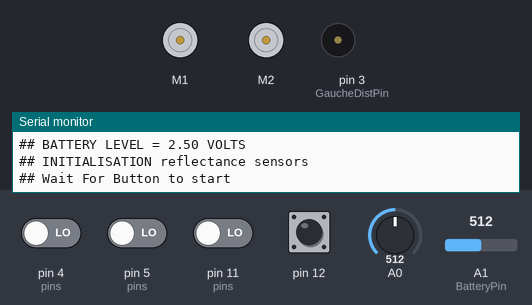
Simulated run of this sketch. Board: Arduino Uno, built with avr-gcc and run on an emulated ATmega328P. On the bench: 2 × DC motor (green arrow = forward, orange = backward, longer = faster), buzzer (waves = sounding), the last lines printed to the serial monitor. The test bench sets the inputs (shaded band); at power-on: pin 12 HIGH, pin 4 (pins), pin 5 (pins), pin 11 (pins) LOW, A0 = 512, A1 (BatteryPin) = 512.

Above: at 2.8 s.
2.9 s: pin 12 pulled LOW for 0.15 s
At 4.1 s:
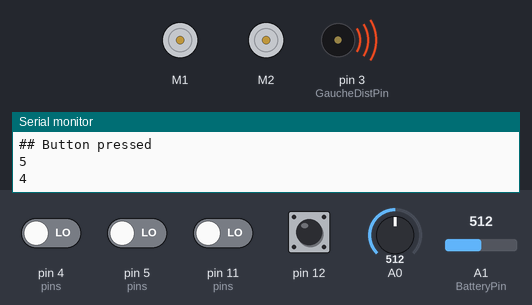
6.0 s: pin 4 (pins) driven HIGH
At 8.1 s:
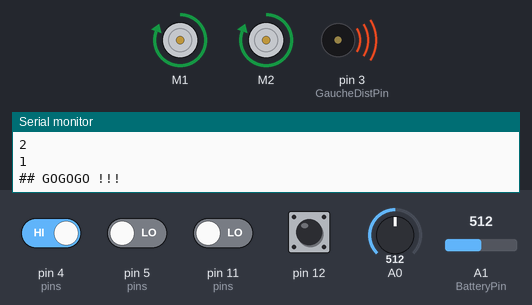
9.0 s: A0 set to 236
At 9.83 s:
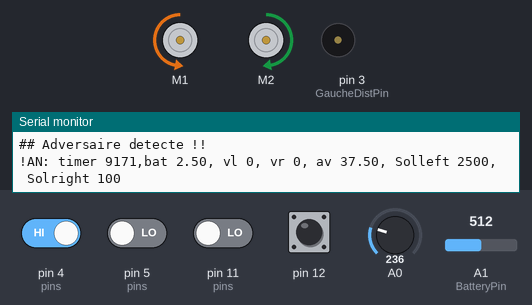
12.0 s: A0 set to 213
14.1 s: A0 set to 240
At 14.34 s:
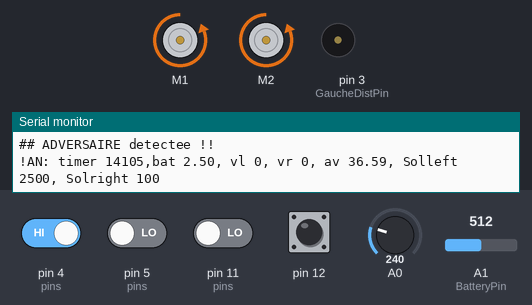
17.1 s: pin 12 pulled LOW for 1 s
Timing chart, 0 to 20.1 s (numbered marks = the images above; inputs shaded):
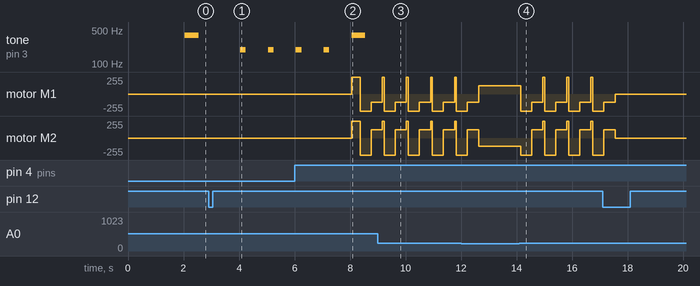

Measured:
- after the input at 2.9 s, tone on pin 3 (GaucheDistPin): alternates 195 Hz for 0.20 s and silent for 0.80 s, starting after 1.2 s
- after the input at 14.1 s, motor M1: forward 127/255 → backward 255/255 at once, then repeats every 0.87 s: backward 127/255 0.40 s, forward 255/255 0.06 s, backward 255/255 0.40 s; motor M2: backward 127/255 → backward 255/255 at once, then repeats every 0.87 s: forward 127/255 0.40 s, forward 255/255 0.06 s, backward 255/255 0.40 s
- by itself, motor M1: repeats every 0.87 s: backward 255/255 0.40 s, backward 127/255 0.40 s, forward 255/255 0.06 s
- by itself, motor M2: repeats every 0.87 s: backward 255/255 0.40 s, forward 127/255 0.40 s, forward 255/255 0.06 s

The sketch:

Zumo2CompetArduino.ino
```cpp
//A FAIRE
//- interruption sur les capteurs de reflectance      ??
//- sil ne detecte rien sur un tour, avancer un peu
//-regler les seuil de reflectance en dur             OK


#include <Wire.h>
#include <ZumoBuzzer.h>
#include <ZumoMotors.h>
#include <Pushbutton.h>
#include <QTRSensors.h>
#include <ZumoReflectanceSensorArray.h>
#define LED 13
float A=6000;
float B=76;
int BatteryPin = 1;
float batterylevel = 0.0;
float BatterySeuil = 3.0;

// these might need to be tuned for different motor types
#define REVERSE_SPEED     400 // 0 is stopped, 400 is full speed
#define TURN_SPEED        200
#define FORWARD_SPEED     400
#define FORWARD_SPEED2    400
#define REVERSE_DURATION  400 // ms
#define TURN_DURATION     400 // ms

int AvantDistPin = 0;
//int ArriereDistPin =1; battery level dessus !
int GaucheDistPin = 3;
int DroiteDistPin = 2;

int distAdv = 40;

int val = 0;

long timer=0;
int vmax = 350;
int vright = 0;
int vleft = 0;

ZumoMotors motors;
ZumoBuzzer buzzer;
Pushbutton button(ZUMO_BUTTON); // pushbutton on pin 12
ZumoReflectanceSensorArray reflectanceSensors;

// Define an array for holding sensor values.
#define NUM_SENSORS 3
unsigned int sensorValues[NUM_SENSORS];
byte pins[] = {4, 11, 5};

void setup() {
 Serial.begin(9600); delay (2000);Serial.println("## INITIALISATION serial com done");
 BatteryLevel();
 Serial.print( "## BATTERY LEVEL = ");Serial.print(batterylevel);Serial.println (" VOLTS");
 Serial.println("## INITIALISATION reflectance sensors");reflectanceSensors.init(pins, 3);
 buzzer.playNote(NOTE_G(4), 500, 9);
 //Serial.println("## INITIALISATION calibration");
 //calibration ();
 //seuil=350;
 //buzzer.playNote(NOTE_G(4), 500, 9);
 Serial.println("## Wait For Button to start");waitForButtonAndCountDown();
 motors.setSpeeds(FORWARD_SPEED2, FORWARD_SPEED2);
 delay(300);
}

//ROUGE 1076 720 1128
//NOIR 2000 2000 2000
//BLANC 980 716 1056


//NOIR=430-450
//BLANC=130-160
//MARRON=250-300
int seuil=230;

void loop()
{
  BatteryLevel();
  if (button.isPressed())
  {Serial.println("## STOP !");
    // if button is pressed, stop and wait for another press to go again
    motors.setSpeeds(0, 0);
    button.waitForRelease();
    Serial.println("## Wait For Button to restart");waitForButtonAndCountDown();
  }
  reflectanceSensors.read(sensorValues);
  //Serial.print("reflectance :"); Serial.println(sensorValues[0]);
 //Envoie les infos de la centrale
  envoie();
  detectbordure(seuil);
  //Serial.println(dist(AvantDistPin));
  if (dist(AvantDistPin)<=distAdv)
    //AVANCE
    {Serial.println("## Adversaire detecte !!");
    motors.setSpeeds(FORWARD_SPEED2, FORWARD_SPEED2);}
  else {detectadv();}
}

float dist(int pin_dist)
{
   int n=0;
   float mean=0;
   long sensorsum=0;
   while (n<20)
    {n++;int sensorvalue=analogRead(pin_dist);
    sensorsum=sensorsum+sensorvalue;
    }
   mean=abs(A/(sensorsum/n-B));
  return mean; //en cm
}


void BatteryLevel()
{
  batterylevel = float(analogRead(BatteryPin))/1024*5;
}


void calibration()
{
  delay(500);
  pinMode(13, OUTPUT);
  digitalWrite(13, HIGH);        // turn on LED to indicate we are in calibration mode
  unsigned long startTime = millis();
  Serial.println("CALIBRATION...");
  while(millis() - startTime < 1000)   // make the calibration take 10 seconds
  {reflectanceSensors.calibrate();}
  digitalWrite(13, LOW);         // turn off LED to indicate we are through with calibration
  // print the calibration minimum values measured when emitters were on
  Serial.begin(9600);
  for (byte i = 0; i < NUM_SENSORS; i++)
  {Serial.print(reflectanceSensors.calibratedMinimumOn[i]);Serial.print(' ');}
  Serial.println();
  // print the calibration maximum values measured when emitters were on
  for (byte i = 0; i < NUM_SENSORS; i++)
  {Serial.print(reflectanceSensors.calibratedMaximumOn[i]);Serial.print(' ');}
  Serial.println();Serial.println();delay(1000);
  //seuil=500;
}

void waitForButtonAndCountDown()
{
  digitalWrite(LED, HIGH);
  button.waitForButton();
  Serial.println("## Button pressed");
  digitalWrite(LED, LOW);
  // play audible countdown
  for (int i = 0; i < 4; i++)
  {Serial.println(5-i);delay(1000);buzzer.playNote(NOTE_G(3), 200, 9);}
  Serial.println("1");delay(1000);Serial.println("## GOGOGO !!!");
  buzzer.playNote(NOTE_G(4), 500, 9);
}

void envoie()
{
timer = millis();
  Serial.print("!");
  Serial.print("AN: timer ");Serial.print(timer);
  Serial.print( ",bat ");Serial.print(batterylevel);
  Serial.print(", vl ");Serial.print (vleft);
  Serial.print (", vr ");Serial.print (vright);
  Serial.print (", av ");Serial.print (dist(AvantDistPin));
  //Serial.print (", ar ");Serial.print (dist(ArriereDistPin));
  //Serial.print (", le ");Serial.print (dist(GaucheDistPin));
  //Serial.print (", ri ");Serial.print (dist(DroiteDistPin));
  Serial.print (", Solleft ");Serial.print (sensorValues[0]);
  Serial.print (", Solright ");Serial.print (sensorValues[2]);
  Serial.println();
}
void detectbordure(int seuil)
{
if (sensorValues[0] < seuil)
  {
    // if leftmost sensor detects line, reverse and turn to the right
    motors.setSpeeds(-REVERSE_SPEED, -REVERSE_SPEED);
    delay(REVERSE_DURATION);
    motors.setSpeeds(TURN_SPEED, -TURN_SPEED);
    delay(TURN_DURATION);
    motors.setSpeeds(FORWARD_SPEED, FORWARD_SPEED);
    Serial.println("## Bordure detectee !!");
  }
  else if (sensorValues[2] < seuil)
  {
    // if rightmost sensor detects line, reverse and turn to the left
    motors.setSpeeds(-REVERSE_SPEED, -REVERSE_SPEED);
    delay(REVERSE_DURATION);
    motors.setSpeeds(-TURN_SPEED, TURN_SPEED);
    delay(TURN_DURATION);
    motors.setSpeeds(FORWARD_SPEED, FORWARD_SPEED);
    Serial.println("## Bordure detectee !!");
  }
  else
  {
    // otherwise, go straight
    //motors.setSpeeds(FORWARD_SPEED, FORWARD_SPEED);
  }
}

void detectadv ()
{ Serial.println( "## DETECTION ADVERSAIRE en cours...");
 long time=millis();
 while (dist(AvantDistPin)>=distAdv)// && (millis()-time)<2000)
  //ROTATION
    {
      //Serial.println((millis()-time));
    motors.setSpeeds(TURN_SPEED, -TURN_SPEED);delay(5);
    }
    Serial.println("## ADVERSAIRE detectee !!");

    //motors.setSpeeds(FORWARD_SPEED, FORWARD_SPEED);delay(300);

}
```
